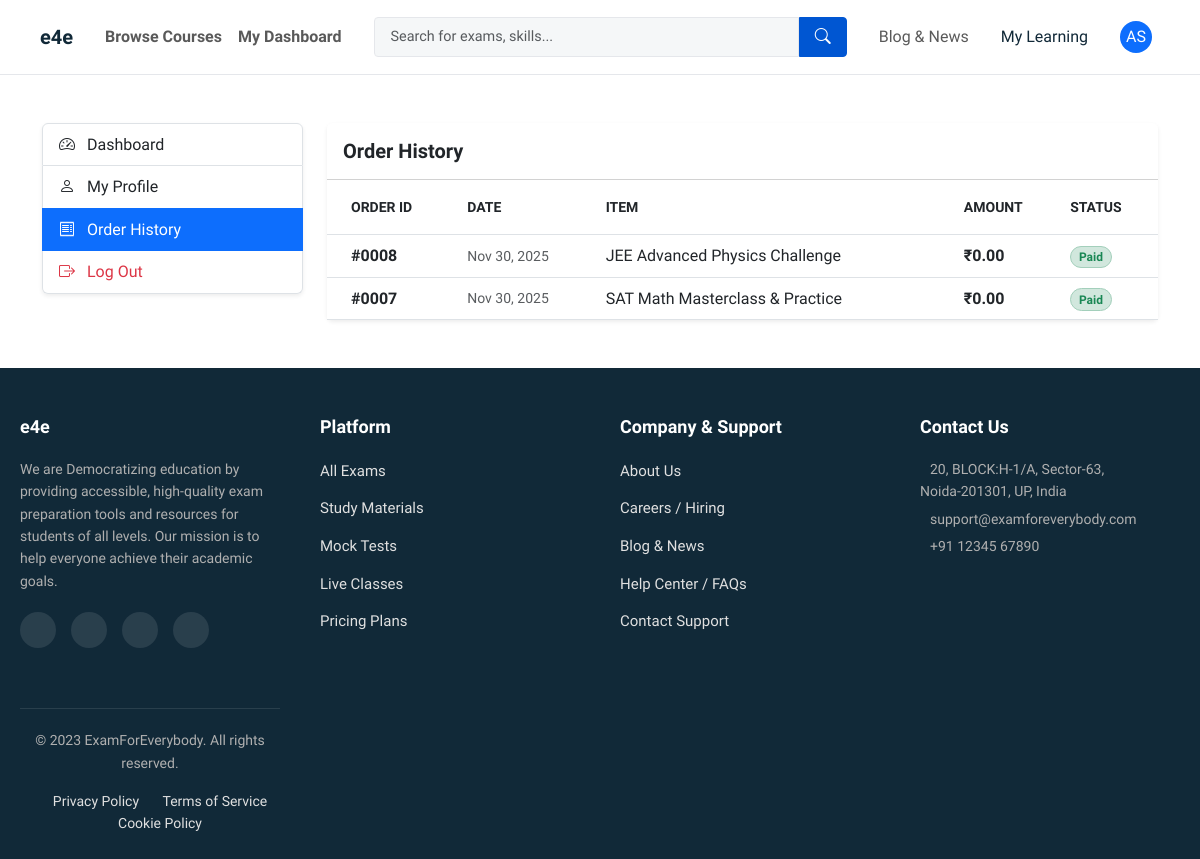
The app's page /billing/history/ (signed in), older data.
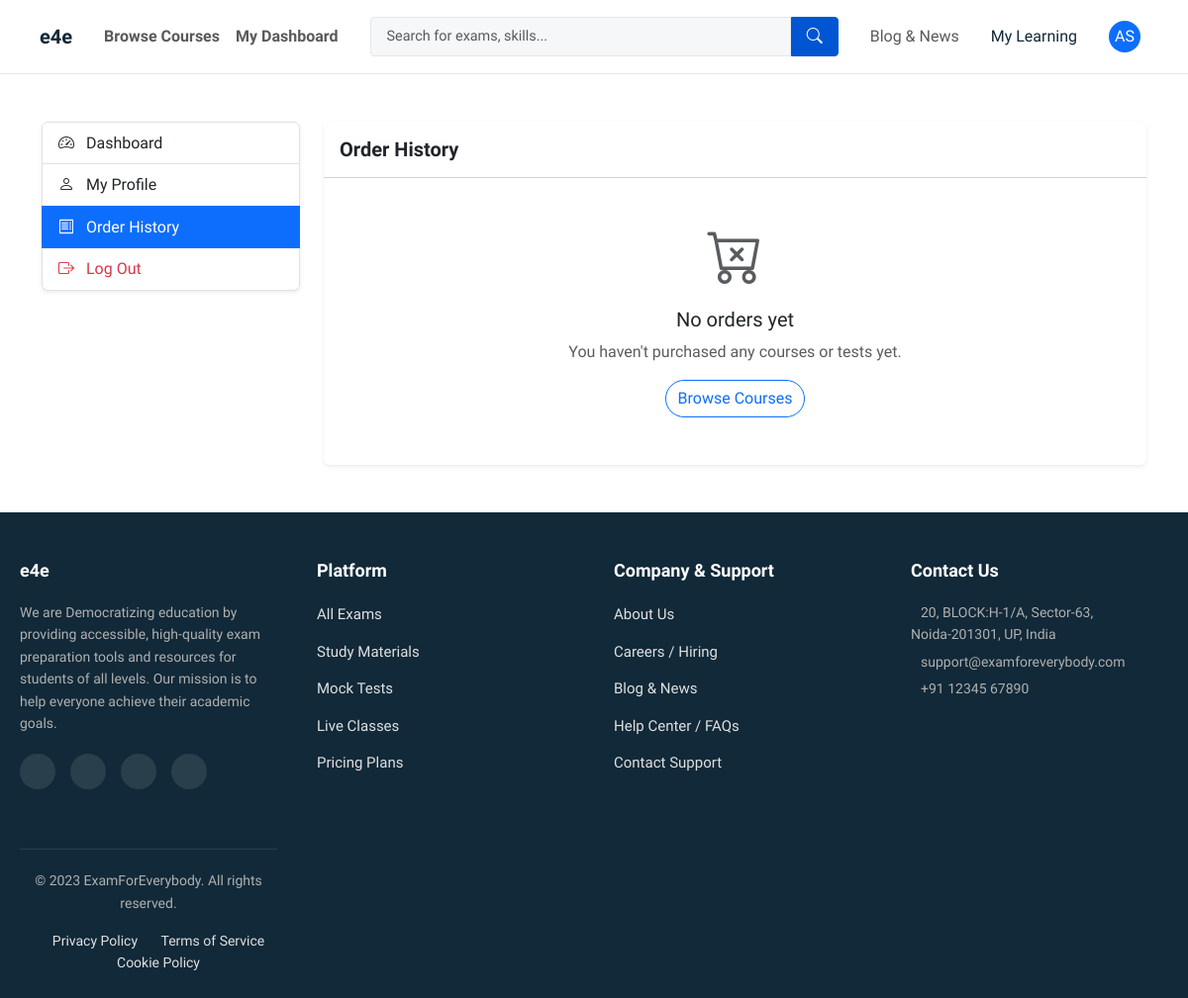
The same page, newer data.
### billing/models.py (models this page shows, shortened)
class Order(TimeStampedModel):
    class OrderStatus(models.TextChoices):
        PENDING = 'PENDING', _('Pending')
        PAID = 'PAID', _('Paid')
        FAILED = 'FAILED', _('Failed')
        REFUNDED = 'REFUNDED', _('Refunded')
    user = models.ForeignKey(settings.AUTH_USER_MODEL, on_delete=models.CASCADE, related_name='orders')
    total_amount = models.DecimalField(max_digits=10, decimal_places=2)
    status = models.CharField(max_length=20, choices=OrderStatus.choices, default=OrderStatus.PENDING)
    payment_method = models.CharField(max_length=50, default='STRIPE', help_text="STRIPE, PAYPAL, etc.")
    transaction_id = models.CharField(max_length=100, blank=True, help_text="ID from Stripe/PayPal")

class OrderItem(TimeStampedModel):
    order = models.ForeignKey(Order, on_delete=models.CASCADE, related_name='items')
    item = models.ForeignKey(MarketplaceItem, on_delete=models.SET_NULL, null=True)
    price_at_purchase = models.DecimalField(max_digits=10, decimal_places=2)

### marketplace/models.py (models this page shows, shortened)
class MarketplaceItem(TimeStampedModel):
    class ItemType(models.TextChoices):
        MOCK_TEST = 'MOCK_TEST', _('Mock Test')
        WORKSHOP = 'WORKSHOP', _('Workshop')
        VIDEO_COURSE = 'VIDEO_COURSE', _('Video Course')
        NOTE = 'NOTE', _('Note')
    title = models.CharField(_("Title"), max_length=255)
    description = models.TextField(_("Description"), blank=True)
    slug = models.SlugField(unique=True, max_length=255, help_text=_("URL friendly name"))
    item_type = models.CharField(max_length=20, choices=ItemType.choices)
    price = models.DecimalField(max_digits=10, decimal_places=2, default=0.00)
    thumbnail_image = models.ImageField(upload_to='thumbnails/items/', blank=True, null=True)
    categories = models.ManyToManyField(Category, related_name='items', blank=True)
    is_active = models.BooleanField(default=False, help_text=_("Is this item listed for sale?"))

### billing/views.py (the view)
# urls.py: path('history/', views.order_history, name='order_history'),
@login_required
def order_history(request):
    orders = Order.objects.filter(user=request.user).order_by('-created').prefetch_related('items__item')
    return render(request, 'billing/order_history.html', {'orders': orders})

### core/context_processors.py (called while the page is built)
def global_categories(request):
    return {
        'PAYMENTS_ACTIVE': settings.PAYMENTS_ACTIVE,
        'navbar_categories': Category.objects.filter(parent_category__isnull=True).prefetch_related('children')
    }

### templates/billing/order_history.html (shortened to what the changed rows need)
{% extends 'base.html' %}
{% load static %}
{% block content %}
<div class="container py-5">
    <div class="row">
        <div class="col-md-9">
            <div class="card border-0 shadow-sm">
                <div class="card-body p-0">
                    {% if orders %}
                        <div class="table-responsive">
                            <table class="table table-hover align-middle mb-0">
                                <thead class="bg-light text-uppercase small text-muted">
                                    <tr>
                                        <th class="ps-4 py-3">Order ID</th>
                                        <th class="py-3">Date</th>
                                        <th class="py-3">Item</th>
                                        <th class="py-3">Amount</th>
                                        <th class="py-3">Status</th>
                                    </tr>
                                </thead>
                                <tbody>
                                    {% for order in orders %}
                                    <tr>
                                        <td class="ps-4 fw-bold">#{{ order.id|stringformat:"04d" }}</td>
                                        <td class="text-muted small">{{ order.created|date:"M d, Y" }}</td>
                                        <td>
                                            {% for line_item in order.items.all %}
                                                <div class="d-flex align-items-center">
                                                    <span class="text-dark">{{ line_item.item.title }}</span>
                                                </div>
                                            {% endfor %}
                                        </td>
                                        <td class="fw-bold">₹{{ order.total_amount }}</td>
                                        <td>
                                            {% if order.status == 'PAID' %}
                                                <span class="badge bg-success-subtle text-success border border-success-subtle rounded-pill">Paid</span>
                                            {% elif order.status == 'PENDING' %}
                                                <span class="badge bg-warning-subtle text-warning border border-warning-subtle rounded-pill">Pending</span>
                                            {% else %}
                                                <span class="badge bg-secondary-subtle text-secondary border border-secondary-subtle rounded-pill">{{ order.status }}</span>
                                            {% endif %}
                                        </td>
                                    </tr>
                                    {% endfor %}
                                </tbody>
                            </table>
                        </div>
                    {% else %}
                        <div class="text-center py-5">
                            <div class="mb-3 text-muted display-4"><i class="bi bi-cart-x"></i></div>
                            <h5>No orders yet</h5>
                            <p class="text-muted mb-3">You haven't purchased any courses or tests yet.</p>
                            <a href="{% url 'explore' %}" class="btn btn-outline-primary rounded-pill">Browse Courses</a>
                        </div>
                    {% endif %}
                </div>
            </div>
        </div>
    </div>
</div>
{% endblock %}

Row changes from the older to the newer data that the page shows:
removed Order: id "0008", created "Nov 30, 2025", total_amount "0.00", status "Paid"
removed OrderItem: item "JEE Advanced Physics Challenge", shown under "0008"
removed Order: id "0007", created "Nov 30, 2025", total_amount "0.00", status "Paid"
removed OrderItem: item "SAT Math Masterclass & Practice", shown under "0007"
Text that changed along with them:
text no longer shown: "ORDER ID DATE ITEM AMOUNT STATUS"
text now shown: "No orders yet You haven't purchased any courses or tests yet. Browse Courses"
